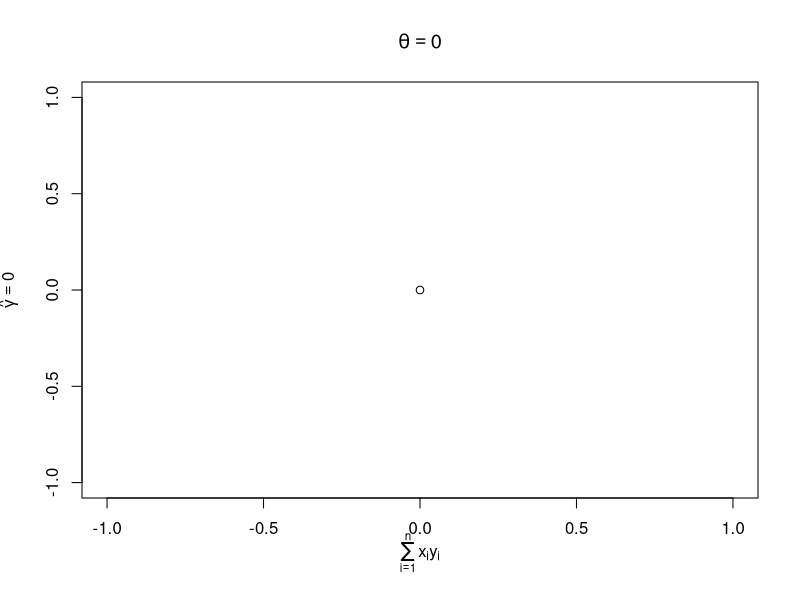
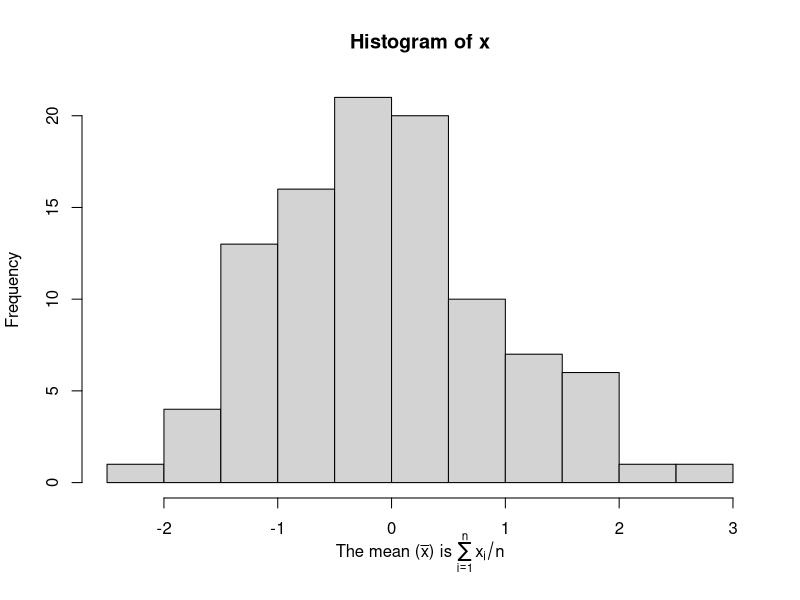
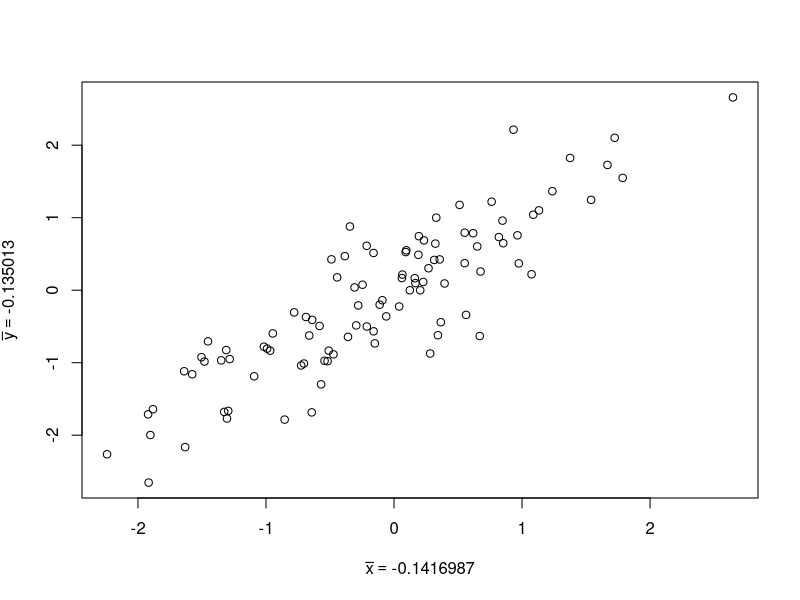
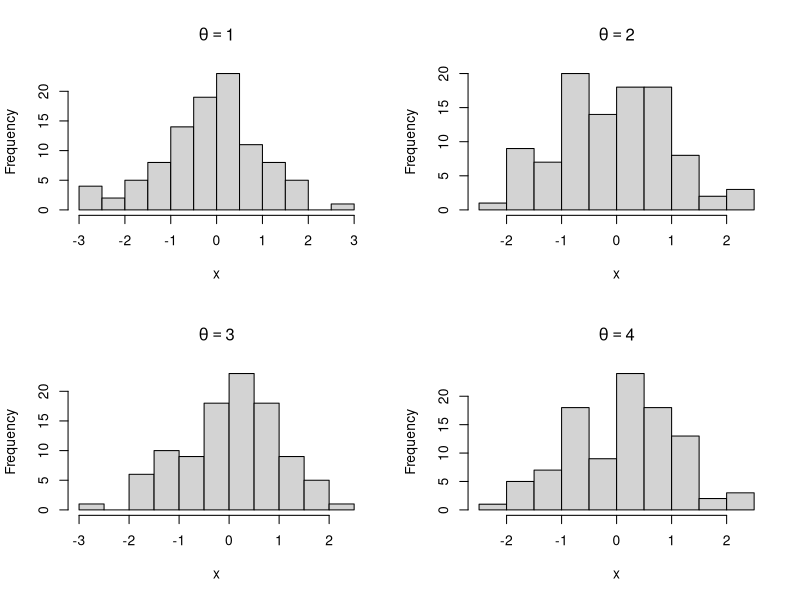

Reproduce these figures in R, in order.
## ---- chunk 1
plot(0, 0, main = expression(theta == 0),
     ylab = expression(hat(gamma) == 0),
     xlab = expression(sum(x[i] * y[i], i==1, n)))
## ---- chunk 2
x <- rnorm(100)
hist(x,
     xlab=expression("The mean (" * bar(x) * ") is " *
                     sum(x[i]/n,i==1,n)))
## ---- chunk 3
x <- rnorm(100)
y <- x + rnorm(100, sd = 0.5)
plot(x, y,
     xlab=substitute(bar(x) == k, list(k=mean(x))),
     ylab=substitute(bar(y) == k, list(k=mean(y)))
     )
## ---- chunk 4
par(mfrow = c(2, 2))
for(i in 1:4) {
        x <- rnorm(100)
        hist(x, main=substitute(theta==num,list(num=i)))
}
